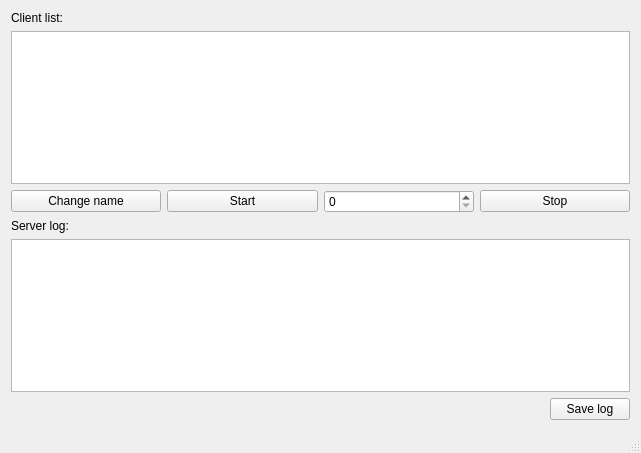
<?xml version="1.0" encoding="UTF-8"?>
<ui version="4.0">
 <class>ScreenServerMain</class>
 <widget class="QMainWindow" name="ScreenServerMain">
  <property name="geometry">
   <rect>
    <x>0</x>
    <y>0</y>
    <width>641</width>
    <height>453</height>
   </rect>
  </property>
  <property name="windowTitle">
   <string>Rote Augen</string>
  </property>
  <widget class="QWidget" name="centralWidget">
   <layout class="QHBoxLayout" name="horizontalLayout">
    <item>
     <layout class="QVBoxLayout" name="verticalLayout">
      <property name="sizeConstraint">
       <enum>QLayout::SetMaximumSize</enum>
      </property>
      <item>
       <widget class="QLabel" name="lUserList">
        <property name="text">
         <string>Client list:</string>
        </property>
       </widget>
      </item>
      <item>
       <widget class="QListWidget" name="lwUserList">
        <property name="selectionMode">
         <enum>QAbstractItemView::SingleSelection</enum>
        </property>
       </widget>
      </item>
      <item>
       <layout class="QHBoxLayout" name="horizontalLayout_2">
        <item>
         <widget class="QPushButton" name="pbChangeUName">
          <property name="text">
           <string>Change name</string>
          </property>
         </widget>
        </item>
        <item>
         <widget class="QPushButton" name="pbStart">
          <property name="text">
           <string>Start</string>
          </property>
         </widget>
        </item>
        <item>
         <widget class="QSpinBox" name="sbInterval"/>
        </item>
        <item>
         <widget class="QPushButton" name="pbStop">
          <property name="text">
           <string>Stop</string>
          </property>
         </widget>
        </item>
       </layout>
      </item>
      <item>
       <widget class="QLabel" name="lServerLog">
        <property name="text">
         <string>Server log:</string>
        </property>
       </widget>
      </item>
      <item>
       <widget class="QListWidget" name="lwServerLog"/>
      </item>
      <item>
       <layout class="QHBoxLayout" name="horizontalLayout_3">
        <item>
         <spacer name="horizontalSpacer">
          <property name="orientation">
           <enum>Qt::Horizontal</enum>
          </property>
          <property name="sizeHint" stdset="0">
           <size>
            <width>40</width>
            <height>20</height>
           </size>
          </property>
         </spacer>
        </item>
        <item>
         <widget class="QPushButton" name="pbSaveLog">
          <property name="text">
           <string>Save log</string>
          </property>
         </widget>
        </item>
       </layout>
      </item>
     </layout>
    </item>
   </layout>
  </widget>
  <widget class="QStatusBar" name="statusBar"/>
 </widget>
 <layoutdefault spacing="6" margin="11"/>
 <resources/>
 <connections/>
</ui>
